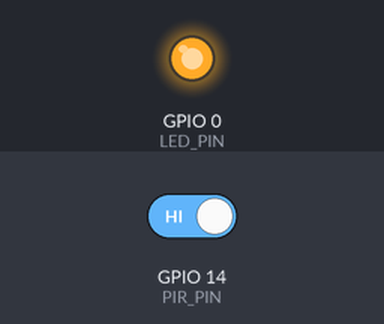
Simulated run of this sketch. Board: ESP8266 (NodeMCU). Parts: output pins drawn as LEDs (lit = HIGH). The test bench sets the inputs (shaded band); at power-on: GPIO 14 (PIR_PIN) HIGH. WiFi joins after 1.5 s; servers stay silent unless stated; what the sketch prints to the serial monitor is not drawn.

Above: at 3.6 s.
3.7 s: GPIO 14 (PIR_PIN) driven LOW
At 5.0 s:
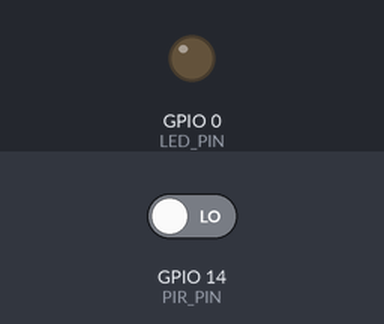
5.3 s: GPIO 14 (PIR_PIN) driven HIGH
At 6.4 s:
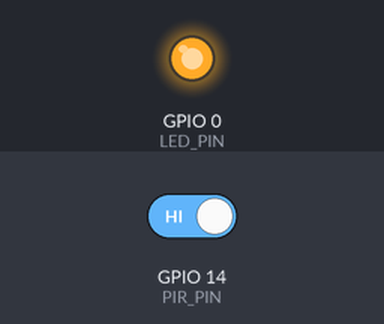
Timing chart, 0 to 8.3 s (numbered marks = the images above; inputs shaded):
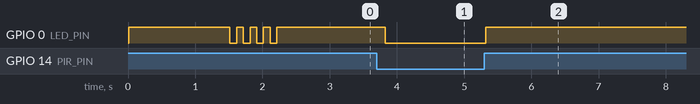

Measured:
- after the input at 3.7 s, GPIO 0 (LED_PIN): HIGH → LOW after 0.12 s
- after the input at 5.3 s, GPIO 0 (LED_PIN): LOW → HIGH at once

The sketch:

ESP8266_PIR.ino
```cpp
/*
 * ESP8266 PIR motion sensor
 *
 * Sends motion events to an IFTTT Webhooks applet over HTTPS.
 * Copy secrets.h.example to secrets.h and configure it before uploading.
 */

#include <ESP8266HTTPClient.h>
#include <ESP8266WiFi.h>
#include <WiFiClientSecureBearSSL.h>
#include <memory>

enum TlsValidationMode {
  TLS_VALIDATE_CA,
  TLS_VALIDATE_FINGERPRINT,
  TLS_INSECURE
};

#if __has_include("secrets.h")
#include "secrets.h"
#else
#warning "Using placeholder settings. Copy secrets.h.example to secrets.h and configure it."
const char WIFI_SSID[] = "YOUR_WIFI_SSID";
const char WIFI_PASSWORD[] = "YOUR_WIFI_PASSWORD";
const char IFTTT_API_KEY[] = "YOUR_IFTTT_WEBHOOK_KEY";
const char IFTTT_EVENT[] = "pirtrigger";
const TlsValidationMode TLS_VALIDATION = TLS_VALIDATE_CA;
const char IFTTT_CA_CERT[] PROGMEM = "";
const char IFTTT_FINGERPRINT[] = "";
#endif

constexpr uint8_t LED_PIN = 0;
constexpr uint8_t PIR_PIN = 14;
constexpr bool PIR_ACTIVE_STATE = LOW;

constexpr uint32_t MOTION_COOLDOWN_MS = 15UL * 1000UL;
constexpr uint32_t WIFI_CONNECT_TIMEOUT_MS = 20UL * 1000UL;
constexpr uint16_t HTTP_TIMEOUT_MS = 10UL * 1000UL;
constexpr uint8_t MAX_REDIRECTS = 3;
constexpr uint32_t BATTERY_KEEPALIVE_INTERVAL_MS = 15UL * 1000UL;

constexpr bool POWER_SAVE = true;
constexpr bool FIVE_VOLT_BATTERY_KEEPALIVE = false;

int motionState = HIGH;
uint32_t lastMotionEventAt = 0;
bool hasSentMotionEvent = false;
uint32_t lastBatteryKeepaliveAt = 0;

void blink() {
  digitalWrite(LED_PIN, LOW);
  delay(100);
  digitalWrite(LED_PIN, HIGH);
  delay(100);
}

void powerSave() {
  if (!POWER_SAVE) {
    return;
  }

  Serial.println(F("Entering modem sleep"));
  delay(100);
  WiFi.forceSleepBegin();
  delay(1);
}

bool connectWiFi() {
  if (POWER_SAVE) {
    Serial.println(F("Waking Wi-Fi"));
    WiFi.forceSleepWake();
    delay(1);
  }

  if (WiFi.status() != WL_CONNECTED) {
    WiFi.mode(WIFI_STA);
    WiFi.begin(WIFI_SSID, WIFI_PASSWORD);
  }

  const uint32_t startedAt = millis();
  while (WiFi.status() != WL_CONNECTED &&
         millis() - startedAt < WIFI_CONNECT_TIMEOUT_MS) {
    delay(250);
    Serial.print('.');
  }
  Serial.println();

  if (WiFi.status() != WL_CONNECTED) {
    Serial.println(F("Wi-Fi connection timed out"));
    return false;
  }

  Serial.print(F("Wi-Fi connected, IP: "));
  Serial.println(WiFi.localIP());
  return true;
}

bool configureTls(BearSSL::WiFiClientSecure &client,
                  std::unique_ptr<BearSSL::X509List> &trustAnchor) {
  switch (TLS_VALIDATION) {
    case TLS_VALIDATE_CA:
      if (IFTTT_CA_CERT[0] == '\0') {
        Serial.println(F("TLS CA certificate is not configured"));
        return false;
      }
      trustAnchor.reset(new BearSSL::X509List(IFTTT_CA_CERT));
      client.setTrustAnchors(trustAnchor.get());
      return true;

    case TLS_VALIDATE_FINGERPRINT:
      if (!client.setFingerprint(IFTTT_FINGERPRINT)) {
        Serial.println(F("TLS fingerprint is invalid or not configured"));
        return false;
      }
      return true;

    case TLS_INSECURE:
      Serial.println(F("Warning: TLS certificate validation is disabled"));
      client.setInsecure();
      return true;
  }

  Serial.println(F("Unknown TLS validation mode"));
  return false;
}

bool sendEvent() {
  bool success = false;

  if (!connectWiFi()) {
    powerSave();
    return false;
  }

  BearSSL::WiFiClientSecure client;
  std::unique_ptr<BearSSL::X509List> trustAnchor;
  if (!configureTls(client, trustAnchor)) {
    powerSave();
    return false;
  }

  client.setTimeout(HTTP_TIMEOUT_MS);

  const String url = String(F("https://maker.ifttt.com/trigger/")) +
                     IFTTT_EVENT + F("/with/key/") + IFTTT_API_KEY;

  HTTPClient http;
  http.setTimeout(HTTP_TIMEOUT_MS);
  http.setFollowRedirects(HTTPC_STRICT_FOLLOW_REDIRECTS);
  http.setRedirectLimit(MAX_REDIRECTS);

  Serial.print(F("Sending IFTTT event: "));
  Serial.println(IFTTT_EVENT);

  if (!http.begin(client, url)) {
    Serial.println(F("Unable to initialize HTTPS request"));
  } else {
    const int statusCode = http.GET();
    if (statusCode >= 200 && statusCode < 300) {
      Serial.print(F("IFTTT accepted the event, HTTP "));
      Serial.println(statusCode);
      success = true;
    } else if (statusCode > 0) {
      Serial.print(F("IFTTT returned HTTP "));
      Serial.println(statusCode);
    } else {
      Serial.print(F("HTTPS request failed: "));
      Serial.println(HTTPClient::errorToString(statusCode));
    }
    http.end();
  }

  client.stop();
  powerSave();
  return success;
}

void batteryKeepalive() {
  if (!FIVE_VOLT_BATTERY_KEEPALIVE || !POWER_SAVE) {
    return;
  }

  const uint32_t now = millis();
  if (now - lastBatteryKeepaliveAt < BATTERY_KEEPALIVE_INTERVAL_MS) {
    return;
  }
  lastBatteryKeepaliveAt = now;

  Serial.println(F("Battery keepalive pulse"));
  WiFi.forceSleepWake();
  delay(100);
  WiFi.forceSleepBegin();
  delay(1);
  blink();
}

void setup() {
  Serial.begin(115200);
  delay(10);

  pinMode(PIR_PIN, INPUT);
  pinMode(LED_PIN, OUTPUT);
  digitalWrite(LED_PIN, HIGH);
  motionState = digitalRead(PIR_PIN);

  Serial.println();
  Serial.print(F("Connecting to "));
  Serial.println(WIFI_SSID);

  if (connectWiFi()) {
    blink();
    blink();
    blink();
    blink();
  }

  powerSave();
}

void loop() {
  delay(50);

  const int newState = digitalRead(PIR_PIN);
  if (newState != motionState) {
    motionState = newState;
    Serial.print(F("PIR state changed: "));
    Serial.println(motionState);

    const uint32_t now = millis();
    const bool cooldownExpired =
        !hasSentMotionEvent ||
        now - lastMotionEventAt >= MOTION_COOLDOWN_MS;

    if (motionState == PIR_ACTIVE_STATE && cooldownExpired) {
      lastMotionEventAt = now;
      hasSentMotionEvent = true;
      sendEvent();
    }
  }

  digitalWrite(LED_PIN, motionState == PIR_ACTIVE_STATE ? LOW : HIGH);
  batteryKeepalive();
}
```
